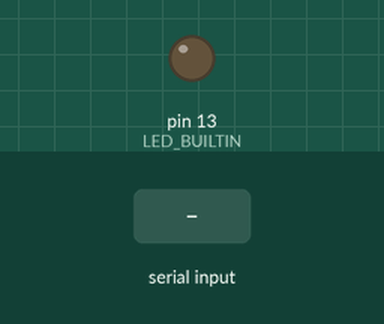
This sketch was run on a simulated Arduino Uno, built with avr-gcc and run on an emulated ATmega328P. Parts: output pins drawn as LEDs (lit = HIGH). The test bench sets the inputs (shaded band).

Above: at 1.2 s.
1.3 s: "stop\n" received over Serial
At 1.8 s:
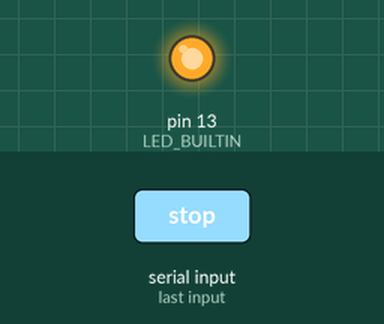
2.8 s: "clear\n" received over Serial
At 4.1 s:
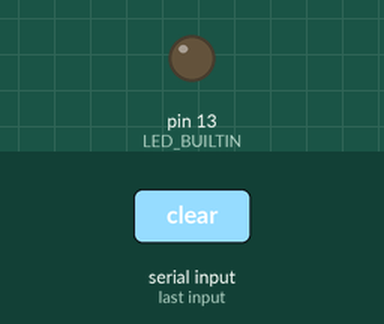
Timing chart, 0 to 5.8 s (numbered marks = the images above; inputs shaded):
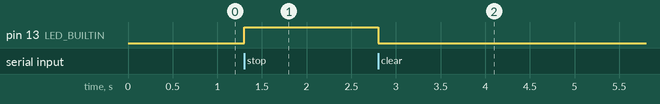

The sketch:

arduino.ino
```cpp
void setup() {
  Serial.begin(115200);
  pinMode(LED_BUILTIN, OUTPUT);
  digitalWrite(LED_BUILTIN, LOW);
}

void loop() {
  if (Serial.available() > 0) {
    String s = Serial.readStringUntil('\n');
    s.trim();
    s.toLowerCase();
    if (s == "stop") {
      digitalWrite(LED_BUILTIN, HIGH);
    } else if (s == "clear") {
      digitalWrite(LED_BUILTIN, LOW);
    }
  }
}
```

Measured:
- after the input at 1.3 s, pin 13 (LED_BUILTIN): LOW → HIGH at once
- after the input at 2.8 s, pin 13 (LED_BUILTIN): HIGH → LOW at once
